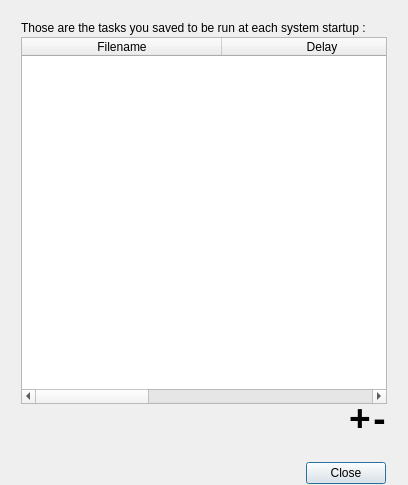
<?xml version="1.0" encoding="UTF-8"?>
<ui version="4.0">
 <class>StartupTasksDialog</class>
 <widget class="QDialog" name="StartupTasksDialog">
  <property name="geometry">
   <rect>
    <x>0</x>
    <y>0</y>
    <width>408</width>
    <height>485</height>
   </rect>
  </property>
  <property name="windowTitle">
   <string>Tasks scheduled at system startup</string>
  </property>
  <layout class="QGridLayout" name="gridLayout">
   <property name="leftMargin">
    <number>1</number>
   </property>
   <property name="topMargin">
    <number>1</number>
   </property>
   <property name="rightMargin">
    <number>1</number>
   </property>
   <property name="bottomMargin">
    <number>1</number>
   </property>
   <property name="horizontalSpacing">
    <number>1</number>
   </property>
   <property name="verticalSpacing">
    <number>2</number>
   </property>
   <item row="0" column="1">
    <spacer name="verticalSpacer">
     <property name="orientation">
      <enum>Qt::Orientation::Vertical</enum>
     </property>
     <property name="sizeType">
      <enum>QSizePolicy::Policy::Fixed</enum>
     </property>
     <property name="sizeHint" stdset="0">
      <size>
       <width>20</width>
       <height>20</height>
      </size>
     </property>
    </spacer>
   </item>
   <item row="1" column="1" colspan="2">
    <widget class="QLabel" name="label">
     <property name="text">
      <string>Those are the tasks you saved to be run at each system startup :</string>
     </property>
    </widget>
   </item>
   <item row="2" column="0">
    <spacer name="horizontalSpacer">
     <property name="orientation">
      <enum>Qt::Orientation::Horizontal</enum>
     </property>
     <property name="sizeType">
      <enum>QSizePolicy::Policy::Fixed</enum>
     </property>
     <property name="sizeHint" stdset="0">
      <size>
       <width>20</width>
       <height>20</height>
      </size>
     </property>
    </spacer>
   </item>
   <item row="2" column="1" colspan="2">
    <widget class="StartupTasksTableWidget" name="tableWidget">
     <property name="editTriggers">
      <set>QAbstractItemView::EditTrigger::NoEditTriggers</set>
     </property>
     <property name="dragDropOverwriteMode">
      <bool>false</bool>
     </property>
     <property name="alternatingRowColors">
      <bool>true</bool>
     </property>
     <property name="selectionMode">
      <enum>QAbstractItemView::SelectionMode::SingleSelection</enum>
     </property>
     <property name="selectionBehavior">
      <enum>QAbstractItemView::SelectionBehavior::SelectRows</enum>
     </property>
     <property name="columnCount">
      <number>3</number>
     </property>
     <attribute name="horizontalHeaderDefaultSectionSize">
      <number>200</number>
     </attribute>
     <attribute name="horizontalHeaderStretchLastSection">
      <bool>true</bool>
     </attribute>
     <attribute name="verticalHeaderVisible">
      <bool>false</bool>
     </attribute>
     <column>
      <property name="text">
       <string>Filename</string>
      </property>
     </column>
     <column>
      <property name="text">
       <string>Delay</string>
      </property>
     </column>
     <column>
      <property name="text">
       <string>Activated</string>
      </property>
     </column>
    </widget>
   </item>
   <item row="2" column="3">
    <spacer name="horizontalSpacer_2">
     <property name="orientation">
      <enum>Qt::Orientation::Horizontal</enum>
     </property>
     <property name="sizeType">
      <enum>QSizePolicy::Policy::Fixed</enum>
     </property>
     <property name="sizeHint" stdset="0">
      <size>
       <width>20</width>
       <height>20</height>
      </size>
     </property>
    </spacer>
   </item>
   <item row="4" column="1">
    <spacer name="verticalSpacer_2">
     <property name="orientation">
      <enum>Qt::Orientation::Vertical</enum>
     </property>
     <property name="sizeType">
      <enum>QSizePolicy::Policy::Fixed</enum>
     </property>
     <property name="sizeHint" stdset="0">
      <size>
       <width>20</width>
       <height>20</height>
      </size>
     </property>
    </spacer>
   </item>
   <item row="5" column="1">
    <widget class="QDialogButtonBox" name="buttonBox">
     <property name="orientation">
      <enum>Qt::Orientation::Horizontal</enum>
     </property>
     <property name="standardButtons">
      <set>QDialogButtonBox::StandardButton::Close</set>
     </property>
    </widget>
   </item>
   <item row="3" column="1" colspan="2">
    <layout class="QHBoxLayout" name="horizontalLayout">
     <item>
      <spacer name="horizontalSpacer_3">
       <property name="orientation">
        <enum>Qt::Orientation::Horizontal</enum>
       </property>
       <property name="sizeHint" stdset="0">
        <size>
         <width>40</width>
         <height>20</height>
        </size>
       </property>
      </spacer>
     </item>
     <item>
      <widget class="QPushButton" name="addButton">
       <property name="sizePolicy">
        <sizepolicy hsizetype="Minimum" vsizetype="Minimum">
         <horstretch>0</horstretch>
         <verstretch>0</verstretch>
        </sizepolicy>
       </property>
       <property name="maximumSize">
        <size>
         <width>45</width>
         <height>45</height>
        </size>
       </property>
       <property name="font">
        <font>
         <pointsize>28</pointsize>
         <bold>true</bold>
        </font>
       </property>
       <property name="styleSheet">
        <string notr="true">QPushButton{padding-top:-10px;}</string>
       </property>
       <property name="text">
        <string notr="true">+</string>
       </property>
       <property name="flat">
        <bool>true</bool>
       </property>
      </widget>
     </item>
     <item>
      <widget class="QPushButton" name="removeButton">
       <property name="sizePolicy">
        <sizepolicy hsizetype="Minimum" vsizetype="Minimum">
         <horstretch>0</horstretch>
         <verstretch>0</verstretch>
        </sizepolicy>
       </property>
       <property name="maximumSize">
        <size>
         <width>45</width>
         <height>45</height>
        </size>
       </property>
       <property name="font">
        <font>
         <pointsize>28</pointsize>
         <bold>true</bold>
        </font>
       </property>
       <property name="styleSheet">
        <string notr="true">QPushButton{padding-top:-10px;}</string>
       </property>
       <property name="text">
        <string notr="true">-</string>
       </property>
       <property name="flat">
        <bool>true</bool>
       </property>
      </widget>
     </item>
    </layout>
   </item>
  </layout>
 </widget>
 <customwidgets>
  <customwidget>
   <class>StartupTasksTableWidget</class>
   <extends>QTableWidget</extends>
   <header location="global">ui/startuptaskstablewidget.h</header>
  </customwidget>
 </customwidgets>
 <resources/>
 <connections>
  <connection>
   <sender>buttonBox</sender>
   <signal>accepted()</signal>
   <receiver>StartupTasksDialog</receiver>
   <slot>accept()</slot>
   <hints>
    <hint type="sourcelabel">
     <x>248</x>
     <y>254</y>
    </hint>
    <hint type="destinationlabel">
     <x>157</x>
     <y>274</y>
    </hint>
   </hints>
  </connection>
  <connection>
   <sender>buttonBox</sender>
   <signal>rejected()</signal>
   <receiver>StartupTasksDialog</receiver>
   <slot>reject()</slot>
   <hints>
    <hint type="sourcelabel">
     <x>316</x>
     <y>260</y>
    </hint>
    <hint type="destinationlabel">
     <x>286</x>
     <y>274</y>
    </hint>
   </hints>
  </connection>
 </connections>
</ui>
